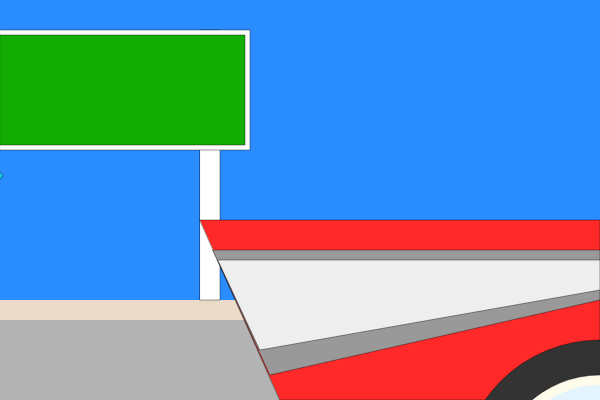
Frame 1 (no input)
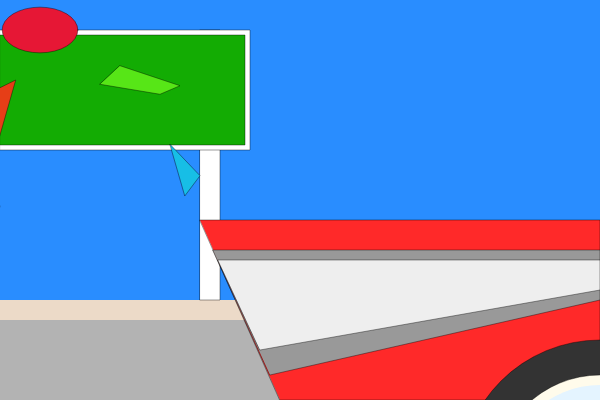
Frame 60 (no input)
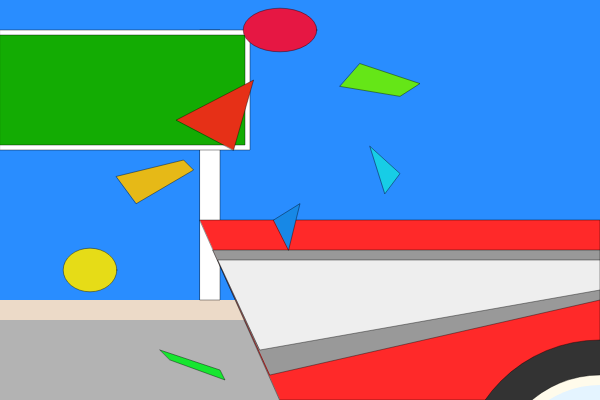
Frame 120 (the mouse pressed at the canvas centre since frame 60)

The p5.js sketch that drew these frames (run headless with seeded random() and noise() and a simulated clock; from frame 60 on, the mouse is pressed at the canvas centre):

// p5.js sketch
// ── sketch.js
function setup() {
  createCanvas(600, 400);
  colorMode(HSB,360,100,100);
  frameRate(30);
}

  let x1 = 0;
  let x2 = 0;
  let x3 = 0;


function draw() {
  background('#298dff');
  /*도로*/
  noStroke();
  fill('#ecdac8');
  rect(0,300,300,200);
  fill(0,0,70);
  rect(0,320,300,200);
  
  /*표지판*/
  strokeWeight(0.4);
  stroke(0);
  
  fill(230);
  rect(200,30,20,270);
  fill(230);
  rect(0,30,250,120);
  fill('#13ac03');
  rect(0,35,245,110);
  strokeWeight(0.4);
  stroke(0);
    
  /*차*/
  fill('#ff2929');
  quad(200,220,600,220,600,400,280,400);
  
  fill('#999999');
  quad(213,250,600,250,600,300,270,375);
  
  fill('#eeeeee');
  quad(218,260,600,260,600,290,260,350);
  
  fill(0,0,20);
  circle(600,480,280);
  fill('#fffbeb');
  circle(600,480,210);
  noStroke();
  fill('#e4f4ff');
  circle(600,480,190);
  
  /*움직이는 조각들*/
  strokeWeight(0.4);
  stroke(0);
  
  counter = millis()%10000
  x1 = counter*0.1;
  x2 = x1*1.2;
  x3 = x1*1.5;
  
  let sinv = sin(frameCount * 0.05);
  let v = map(sinv, -1,1,0,20);
  let s = v*0.5
  
  fill(v+50,90,90); 
  ellipse(x3-510,270,s+50,s+40);
  
  fill(v+340,90,90); 
  ellipse(x2-200,30,s+70,s+40);
  
  fill(v+40,90,90);
  quad(x2-360-s,180-s,x2-300+s,160,x2-290+s,170,x2-340-s,200+s);
  
  fill(v+90,90,90);
  quad(x2-120,60+s,x2-60,80+s,x2-80,100-s,x2-140,90-s);
  
  fill(v+120,90,90);
  quad(x3-440,350,x3-380,370,x3-375,380,x3-430,360);
  
  fill(v+200,90,90);
  triangle(x3-330+s,220,x3-300,200+s,x3-315+s,250);
  
  fill(v+180,90,90);
  triangle(x1-30,150-s,x1,s+170,x1-15,s+190);
  
  fill(v,90,90);
  triangle(x2-300-s,120,x2-230+s,80,x2-250+s,150);
  
}
